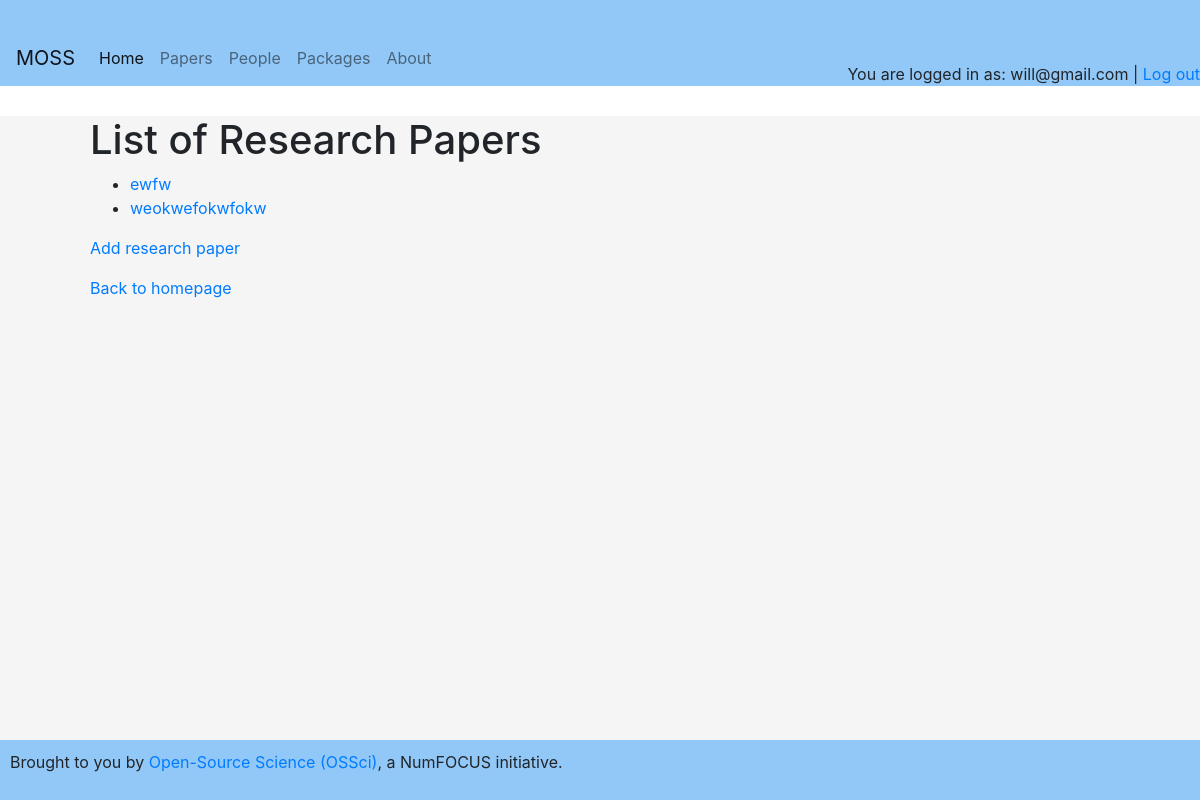
/articles (signed in), run on the app's committed database.
### app.py (models this page shows)
class User(UserMixin, db.Model):
    id = db.Column(db.Integer, primary_key=True)
    email = db.Column(db.String(120), unique=True, nullable=False)
    password = db.Column(db.String(120), nullable=False)
    name = db.Column(db.String(120))
    bio = db.Column(db.String(500))
    url = db.Column(db.String(200))

class Article(db.Model):
    __tablename__ = 'articles'
    id = db.Column(db.Integer, primary_key=True)
    title = db.Column(db.String(120), nullable=False)
    description = db.Column(db.String(500))
    url = db.Column(db.String(200))
    packages = relationship("PackagesPerPaper", back_populates="article")
    persons = relationship("PaperPerPerson", back_populates="article")

### app.py (the view)
@app.route('/articles')
def articles():
    articles = Article.query.all()
    return render_template('articles.html', articles=articles)

### app.py (called while the page is built)
@app.context_processor
def inject_current_user():
    return dict(current_user=current_user)

@login_manager.user_loader
def load_user(user_id):
    return db.session.get(User, int(user_id))

### templates/articles.html
{% extends 'base.html' %}
{% block content %}
<h1>List of Research Papers</h1>
<ul>
  {% for article in articles %}
    <li><a href="{{ url_for('article_detail', article_id=article.id) }}">{{ article.title }}</a></li>
  {% endfor %}
</ul>
  <p>
    <a href="{{ url_for('add_article') }}">Add research paper</a>
  </p>
  <p>
    <a href="{{ url_for('index') }}">Back to homepage</a>
  </p>
{% endblock %}

### templates/header.html (shortened to what this page needs)
<div class="header">
    <div class="header-left">
      <nav class="navbar navbar-expand-lg navbar-light" style="background-color: #92c8f7;">
        <a class="navbar-brand" href="{{ url_for('index') }}">MOSS</a>
        <div class="collapse navbar-collapse" id="navbarNav">
          <ul class="navbar-nav">
            <li class="nav-item active">
              <a class="nav-link" href="{{ url_for('index') }}">Home <span class="sr-only">(current)</span></a>
            </li>
            <li class="nav-item">
              <a class="nav-link" href="{{ url_for('articles') }}">Papers</a>
            </li>
            <li class="nav-item">
              <a class="nav-link" href="{{ url_for('persons') }}">People</a>
            </li>
            <li class="nav-item">
              <a class="nav-link" href="{{ url_for('tools') }}">Packages</a>
            </li>
            <li class="nav-item">
              <a class="nav-link" href="{{ url_for('about') }}">About</a>
            </li>
          </ul>
        </div>
      </nav>
    </div>
    {% if current_user.is_authenticated %}
    <div class="header-right">
      You are logged in as: {{ current_user.email }} | <a href="{{ url_for('logout') }}">Log out</a>
    </div>
  {% else %}
    <div class="header-right">
      <a href="{{ url_for('register') }}">Register</a> |
      <a href="{{ url_for('login') }}">Login</a>
    </div>
  {% endif %}
</div>

### static/style.css (style rules this page uses)
body { font-family: Arial, sans-serif; background-color: #f5f5f5; margin: 0; padding: 0; min-height: 100vh; display: flex; flex-direction: column; }
.header { background-color: #92c8f7; padding-top: 30px; display: flex; justify-content: space-between; }
.header-left { position: relative; background-color: #92c8f7; }
.header-right { align-self: flex-end; }
html, body { height: 100%; }

### data on the page
User: email "will@gmail.com"
Article: title "ewfw"
Article: title "weokwefokwfokw"
